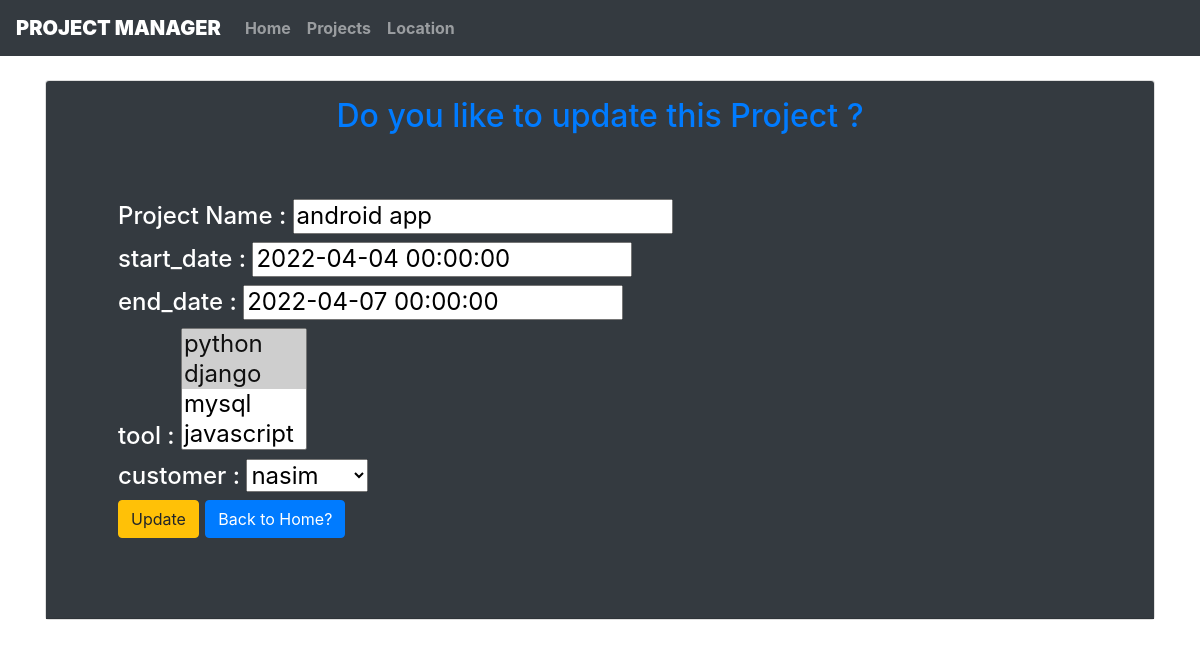
The page /project_update/6/ on the database as committed earlier.
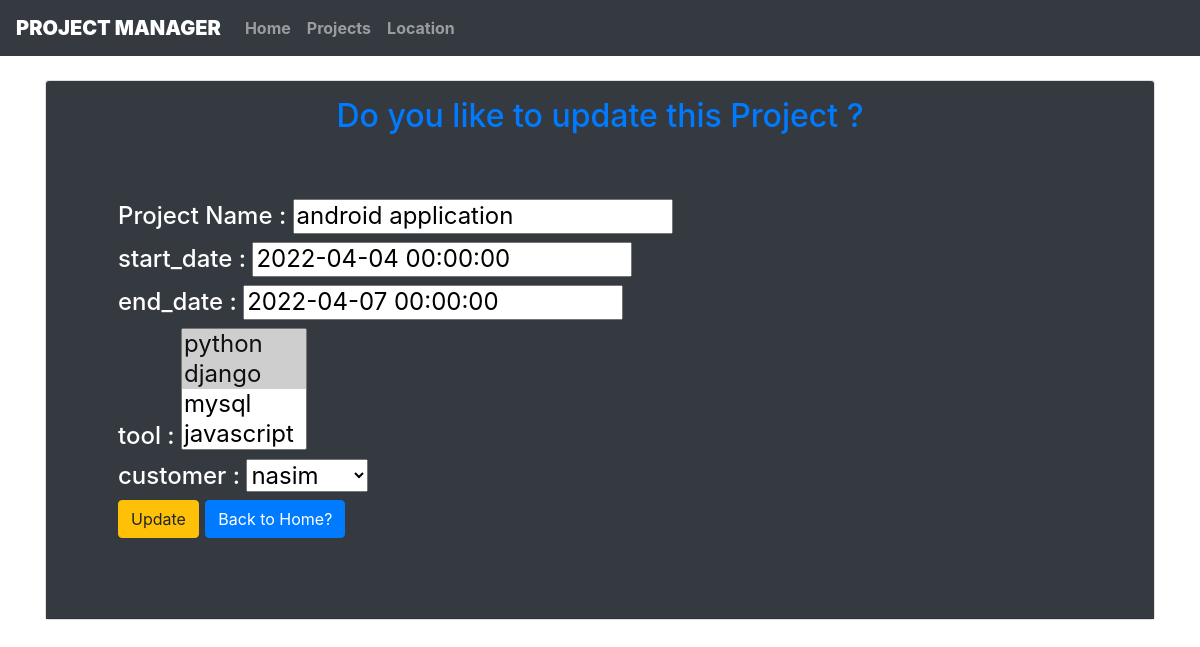
The same page on the database as committed later.
### core/models.py (models this page shows, shortened)
class Project(models.Model):
    project_name = models.CharField(max_length=100, null=True, blank=Tree)
    start_date = models.DateTimeField(null=True, blank=True)
    end_date = models.DateTimeField(null=True, blank=True)
    tool = models.ManyToManyField(Tool, blank=True)
    customer = models.ForeignKey(Customer, null=True, on_delete=models.CASCADE)

### core/views.py (the view)
# urls.py: path('project_update/<int:project_id>/', views.project_update, name="project_update"),
def project_update(request, project_id):
    project_info = Project.objects.get(pk=project_id)
    update_form = form.ProjectForm(instance=project_info)
    if request.method =="POST":
        update_form = form.ProjectForm(request.POST, instance=project_info)
        if update_form.is_valid():
            update_form.save(commit=True)
            return projects(request)
    diction = {'update_form': update_form}
    return render (request, 'core/project_update.html', context=diction)

### core/form.py
class ProjectForm(forms.ModelForm):
    class Meta:
        model = Project
        fields = ['project_name', 'start_date', 'end_date', 'tool', 'customer']

### core/models.py (called while the page is built)
    def __str__(self):
        return self.customer_name

    def __str__(self):
        return self.tool_name

### core/templates/core/project_update.html (shortened to what this page needs)
{% extends 'core/base.html' %}
{% block bodycontent %}
<div class="container mt-4 fw-bolder">
    <div class="card">
        <div class="card-header bg-dark">
            <body class="my_body">
                <body class="my_body">
                    <h2 class="p-1 text-primary text-center mt-0 infohead">Do you like to update this Project {{ project.project_name }}?</h2>
                <div class="p-3 card-body h4">
                <div class="p-3 card-body h4">
                    <form action="" method="POST" class="text-white" >
                        <div class="card-body">
                        <h4 class="text-white">Project Name :  {{ update_form.project_name }}</h4>
                        <h4 class="text-white">start_date : {{ update_form.start_date }}</h4>
                        <h4 class="text-white">end_date : {{ update_form.end_date }}</h4>
                        <h4 class="text-white">tool : {{ update_form.tool }}</h4>
                        <h4 class="text-white">customer : {{ update_form.customer }}</h4>
                        <input type="submit" value="Update" class="btn btn-warning">
                        <a href="{% url 'home' %}" class="btn btn-primary">Back to Home?</a><br>
                        </div>
                </div>
            </div>
        </div>
    </div>
</div>
{% endblock bodycontent %}

Rows that differ between the two databases and show on the page:
changed Project "nasim": project_name "android app" → "android application"
